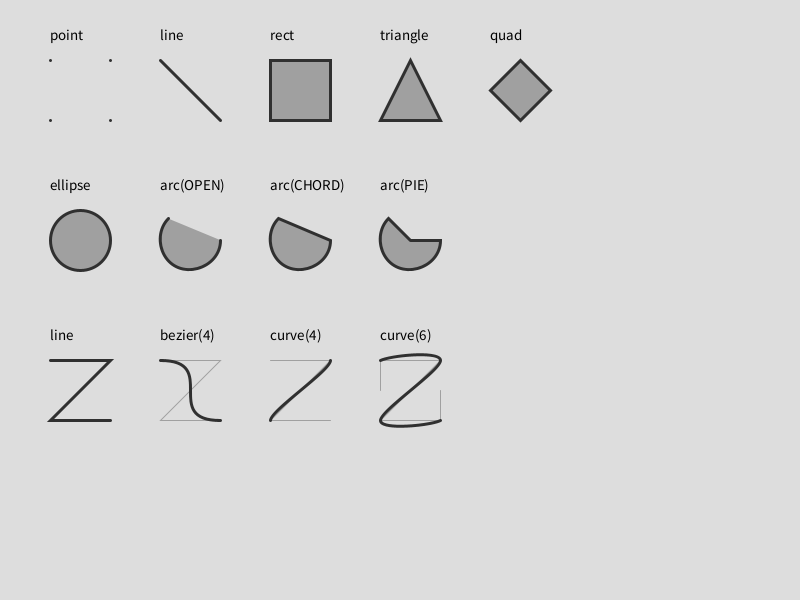
Frame 1 (no input)
Frame 60 (the mouse pressed at the canvas centre just before this capture): identical to frame 1, image omitted
Frame 120 (the mouse held since frame 60 and released just before this capture): identical to frame 1, image omitted

The Processing sketch that drew this single still picture (run headless with seeded random() and noise(); from frame 60 on, the mouse is pressed at the canvas centre):

// Processing sketch: primitive_gallery
// ── primitive_gallery.pde
void setup() {
  size(800, 600);
}

float partWidth = 60.0;
float partHeight = 60.0;
float partWidthHalf = partWidth * 0.5;
float partHeightHalf = partHeight * 0.5;

float marginX = 50.0;
float marginY = 60.0;
float spacingX = 50.0;
float spacingY = 90.0;
float textY = 20.0;

float xStep = partWidth + spacingX;
float yStep = partHeight + spacingY;

float x, y;

void nextRow() {
  x = marginX;
  y += yStep;
}


void advanceXY() {
  x += xStep;
  if (x + xStep > width) {
    nextRow();
  }
}


void draw() {
  color clearColor = #DDDDDD;
  background(clearColor);
  
  
  color strokeColor = #303030;
  color fillColor = #A0A0A0;
  int lineWidth = 3;
 
  color ghostStrokeColor = #A0A0A0;
  int ghostLineWidth = 1;
 
  color textColor = #000000;
  textSize(15);
 
  stroke(strokeColor);
  strokeWeight(lineWidth);
  fill(fillColor);
  x = marginX;
  y = marginY;



  fill(textColor);
  text("point", x, y - textY);
  fill(fillColor);
  
  point(x, y);
  point(x + partWidth, y);
  point(x + partWidth, y + partWidth);
  point(x, y + partWidth);
  advanceXY();
  
  ////////////////////////////////////////
  
  fill(textColor);
  text("line", x, y - textY);
  fill(fillColor);

  {
    line(x, y, x + partWidth, y + partHeight);
  }
  advanceXY();
  
  ////////////////////////////////////////
  
  fill(textColor);
  text("rect", x, y - textY);
  fill(fillColor);
  
  {
    rect(x, y, partWidth, partHeight);
  }
  advanceXY();
  
  ////////////////////////////////////////
  
  fill(textColor);
  text("triangle", x, y - textY);
  fill(fillColor);
  
  {
    triangle(
      x + partWidth/2.0, y, 
      x + partWidth, y + partHeight, 
      x, y + partHeight
    );
  }
  advanceXY();
  
  ////////////////////////////////////////
  
  fill(textColor);
  text("quad", x, y - textY);
  fill(fillColor);
  
  {
    quad(
      x, y + partHeight/2.0, 
      x + partWidth/2.0, y, 
      x + partWidth, y + partHeight/2.0, 
      x + partWidth/2.0, y + partHeight
    );
  }
  
  nextRow();
  
  ////////////////////////////////////////
  
  fill(textColor);
  text("ellipse", x, y - textY);
  fill(fillColor);

  ellipseMode(CORNER); // important!
  {
    ellipse(x, y, partWidth, partHeight);
  }
  advanceXY();
  
  ////////////////////////////////////////
  
  fill(textColor);
  text("arc(OPEN)", x, y - textY);
  fill(fillColor);
  
  ellipseMode(CORNER); // important!
  {
    arc(x, y, partWidth, partHeight, 0.0, PI + QUARTER_PI, OPEN);
  }
  advanceXY();
  
  ////////////////////////////////////////
  
  fill(textColor);
  text("arc(CHORD)", x, y - textY);
  fill(fillColor);

  ellipseMode(CORNER); // important!
  {
    arc(x, y, partWidth, partHeight, 0.0, PI + QUARTER_PI, CHORD);
  }
  advanceXY();
  
  ////////////////////////////////////////
  
  fill(textColor);
  text("arc(PIE)", x, y - textY);
  fill(fillColor);

  ellipseMode(CORNER); // important!
  {
    arc(x, y, partWidth, partHeight, 0.0, PI + QUARTER_PI, PIE);
  }
  nextRow();
  
  ////////////////////////////////////////
  
  fill(textColor);
  text("line", x, y - textY);
  fill(fillColor);
  
  noFill();
  stroke(strokeColor);
  strokeWeight(lineWidth);
  {
    beginShape();
      vertex(x, y);
      vertex(x + partWidth, y);
      vertex(x, y + partWidth); 
      vertex(x + partWidth, y + partWidth);
    endShape();
  }
  advanceXY();
  
  ////////////////////////////////////////
  
  fill(textColor);
  text("bezier(4)", x, y - textY);
  fill(fillColor);
  
  noFill();
  stroke(ghostStrokeColor);
  strokeWeight(ghostLineWidth);
  beginShape();
    vertex(x, y);
    vertex(x + partWidth, y);
    vertex(x, y + partWidth); 
    vertex(x + partWidth, y + partWidth);
  endShape();
  stroke(strokeColor);
  strokeWeight(lineWidth);
  
  {
    bezier(
      x, y, 
      x + partWidth, y, 
      x, y + partWidth, 
      x + partWidth, y + partWidth
    );
  }
  advanceXY();
  
  ////////////////////////////////////////
  
  fill(textColor);
  text("curve(4)", x, y - textY);
  fill(fillColor);
  
  noFill();
  stroke(ghostStrokeColor);
  strokeWeight(ghostLineWidth);
  beginShape();
    vertex(x, y);
    vertex(x + partWidth, y);
    vertex(x, y + partWidth); 
    vertex(x + partWidth, y + partWidth);
  endShape();
  stroke(strokeColor);
  strokeWeight(lineWidth);
  
  {
    curve(
      x, y, 
      x + partWidth, y, 
      x, y + partWidth, 
      x + partWidth, y + partWidth
    );
  }
  advanceXY();
  
  ////////////////////////////////////////
  
  fill(textColor);
  text("curve(6)", x, y - textY);
  fill(fillColor);
  
  noFill();
  stroke(ghostStrokeColor);
  strokeWeight(ghostLineWidth);
  beginShape();
    vertex(x, y + partHeight/2.0);
    vertex(x, y);
    vertex(x + partWidth, y);
    vertex(x, y + partWidth); 
    vertex(x + partWidth, y + partWidth);
    vertex(x + partWidth, y + partWidth/2.0);
  endShape();
  stroke(strokeColor);
  strokeWeight(lineWidth);
  
  {
    beginShape();
      curveVertex(x, y + partHeight/2.0);
      curveVertex(x, y);
      curveVertex(x + partWidth, y);
      curveVertex(x, y + partWidth); 
      curveVertex(x + partWidth, y + partWidth);
      curveVertex(x + partWidth, y + partWidth/2.0);
    endShape();
  }
}
